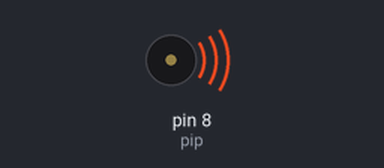
The sketch below on a simulated Arduino Uno, built with avr-gcc and run on an emulated ATmega328P. Parts: buzzer (waves = sounding).

Above: at 0.1 s.
Timing chart, 0 to 1.6 s (numbered marks = the images above):
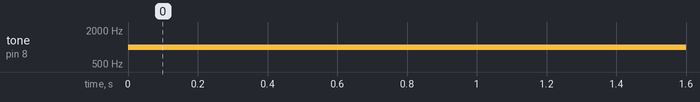

Measured:
- by itself, tone on pin 8 (pip): silent → 1000 Hz at 0.00 s

The sketch:

simul.ino
```cpp
int pip = 8;

void setup() {
  // put your setup code here, to run once:

}

void loop() {
  // put your main code here, to run repeatedly:
  tone(pip, 1000, 500);
  //tone(pin num, frequency in Hz)
  //delay(z);
  //x+=10;
  //y+=10;
  //z++;
}
```
